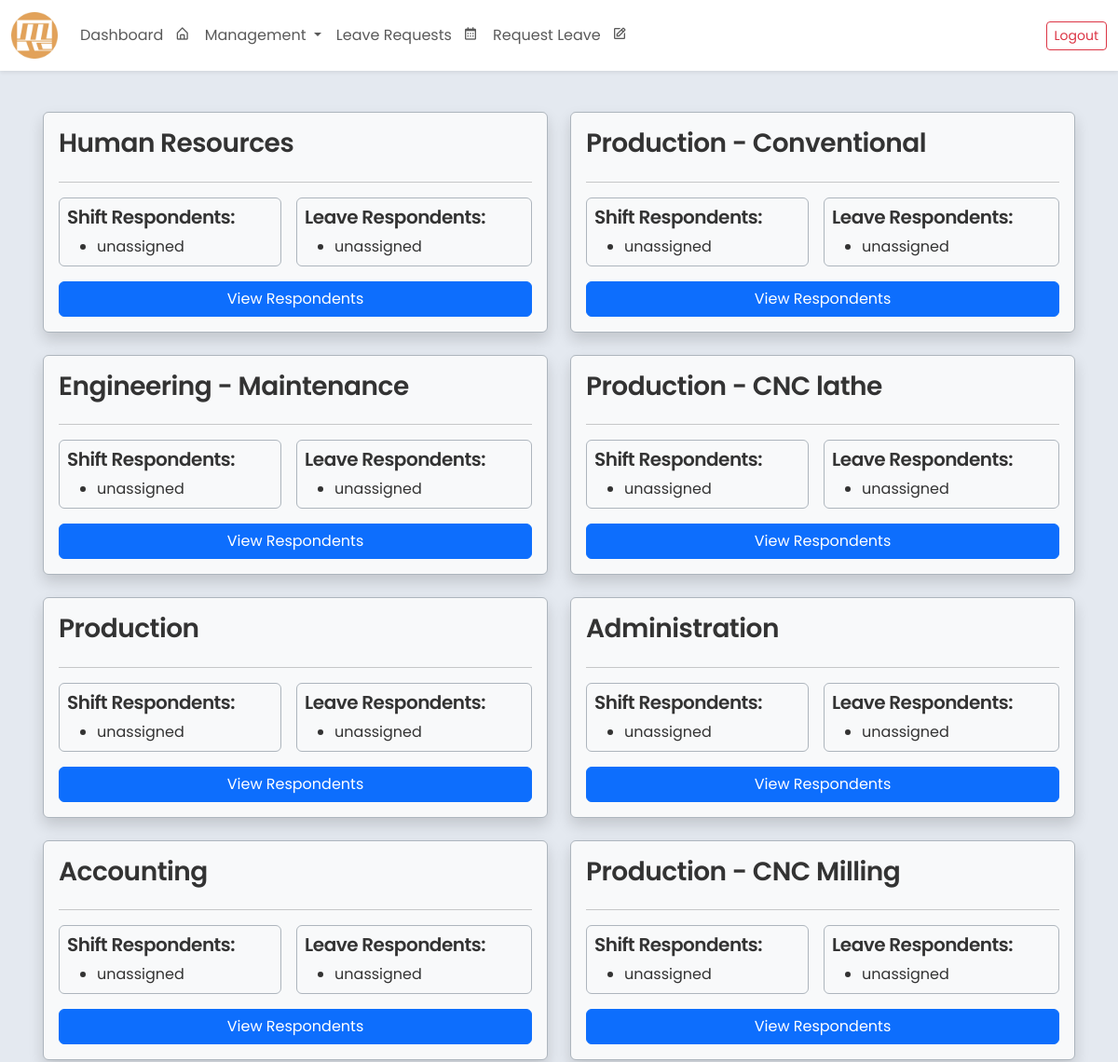
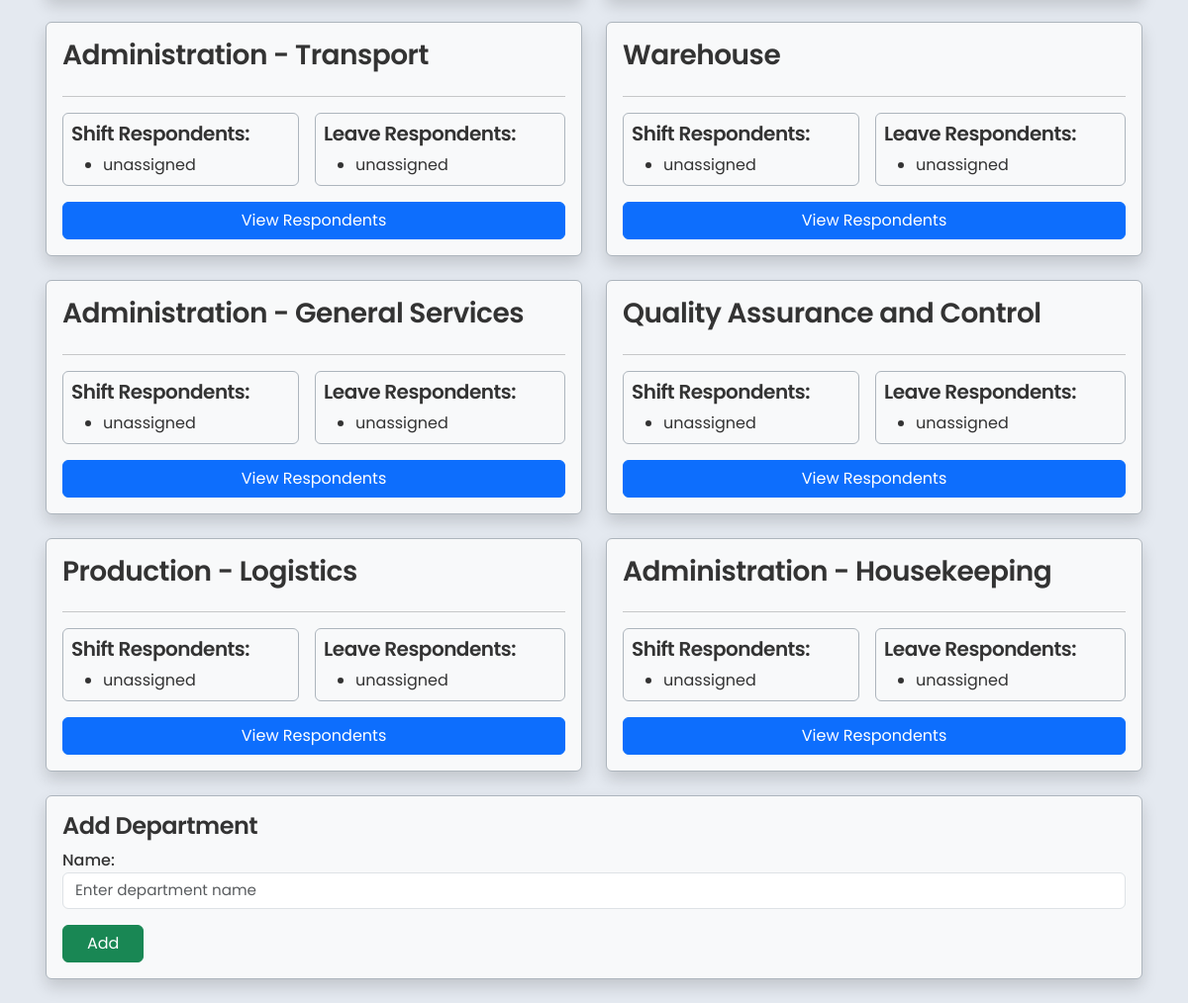
/employee/view_dep/ (signed in), run on the app's committed database (2 pictures, top to bottom).
### core/models.py (models this page shows, shortened)
class Department(models.Model):
    name = models.CharField(max_length=255, unique=True)
    leave_respondents = models.ManyToManyField(
        'Employee',
        related_name='leave_departments',
        blank=True,
        limit_choices_to={'department__isnull': False}
    )
    shift_respondents = models.ManyToManyField(
        'Employee',
        related_name='shift_departments',
        blank=True,
        limit_choices_to={'department__isnull': False}
    )

### core/views.py (the view)
# urls.py: path('employee/view_dep/', views.view_departments, name='view_department_list'),
def view_departments(request):
    if request.method == 'POST':
        form = DepartmentCreateForm(request.POST)
        if form.is_valid():
            form.save()
            return redirect('view_department_list')  # Replace with your actual URL name
    else:
        form = DepartmentCreateForm()
    departments = Department.objects.all()
    return render(request, 'view_department_list.html', {
        'form': form,
        'departments': departments
    })

### core/forms.py
class DepartmentCreateForm(forms.ModelForm):
    class Meta:
        model = Department
        fields = ['name']
        widgets = {
            'name': forms.TextInput(attrs={
                'class': 'form-control',
                'placeholder': 'Enter department name'
            })
        }

### core/templates/view_department_list.html (shortened to what this page needs)
{% extends "base.html" %}
{% load static %}
{% block content %}
<div class="container px-3">
    <div class="row g-4">
        {% for department in departments %}
            <div class="col-12 col-md-6 ">
                <div class="d-flex flex-column border border-dark-subtle p-3 rounded shadow h-100 bg-light">
                    <h3>{{ department.name }}</h3>
                    <hr>
                    <div class="d-flex flex-column flex-md-row gap-3">
                        <div class="flex-fill border border-dark-subtle rounded p-2">
                            <h5>Shift Respondents:</h5>
                            {% if department.shift_respondents.exists %}
                                <ul class="mb-0">
                                    {% for respondent in department.shift_respondents.all %}
                                        <li>{{ respondent.first_name }} {{ respondent.last_name }}</li>
                                    {% endfor %}
                                </ul>
                            {% else %}
                                <ul class="mb-0">
                                    <li>unassigned</li>
                                </ul>
                            {% endif %}
                        </div>
                        <div class="flex-fill border border-dark-subtle rounded p-2">
                            <h5>Leave Respondents:</h5>
                            {% if department.leave_respondents.exists %}
                                <ul class="mb-0">
                                    {% for respondent in department.leave_respondents.all %}
                                        <li>{{ respondent.first_name }} {{ respondent.last_name }}</li>
                                    {% endfor %}
                                </ul>
                            {% else %}
                                <ul class="mb-0">
                                    <li>unassigned</li>
                                </ul>
                            {% endif %}
                        </div>
                    </div>
                    <a href="{% url 'department_respondents' department.id %}" class="btn btn-primary align-self-end mt-3 w-100">
                        View Respondents
                    </a>
                </div>
            </div>
        {% endfor %}
        <div class="col-12">
            <div class="border border-dark-subtle rounded shadow p-3 bg-light">
                <h4>Add Department</h4>
                <form method="post" novalidate>
                    <div class="mb-3">
                        {{ form.name.label_tag }}
                        {{ form.name }}
                    </div>
                    <button type="submit" class="btn btn-success px-4">Add</button>
                </form>
            </div>
        </div>
    </div>
</div>
{% endblock %}

### core/templates/base.html (style rules this page uses)
body { font-family: 'Poppins', sans-serif; font-size: 1rem; color: #333; background-color:rgb(228, 233, 240); }
h1, h2, h3, h4, h5, h6 { font-weight: 600; letter-spacing: -0.5px; }
label { font-weight: 500; }
.form-control { font-size: 0.95rem; }

### data on the page
Department: name "Human Resources", shows "unassigned"
Department: name "Production - Conventional", shows "unassigned"
Department: name "Engineering - Maintenance", shows "unassigned"
Department: name "Production - CNC lathe", shows "unassigned"
Department: name "Production", shows "unassigned"
Department: name "Administration", shows "unassigned"
Department: name "Accounting", shows "unassigned"
Department: name "Production - CNC Milling", shows "unassigned"
Department: name "Administration - Transport", shows "unassigned"
Department: name "Warehouse", shows "unassigned"
Department: name "Administration - General Services", shows "unassigned"
Department: name "Quality Assurance and Control", shows "unassigned"
Department: name "Production - Logistics", shows "unassigned"
Department: name "Administration - Housekeeping", shows "unassigned"
